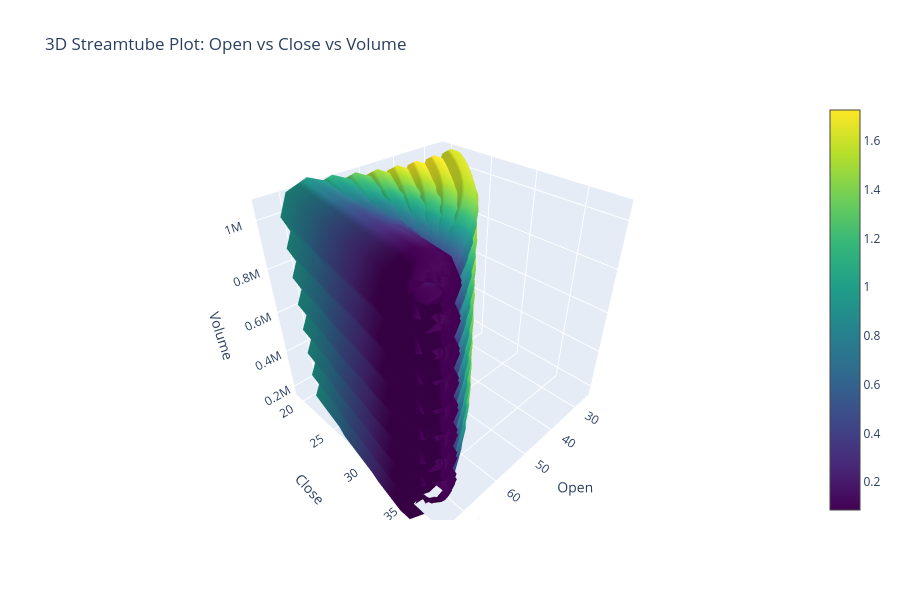

Here is the notebook cell this chart was saved with:
### Markdown cell above
streamtube plot

### Code cell
# Prepare data for the streamtube plot
x, y, z = np.meshgrid(
    np.linspace(categorized_df['Open'].min(), categorized_df['Open'].max(), 10),  # x-axis values
    np.linspace(categorized_df['Close'].min(), categorized_df['Close'].max(), 10),  # y-axis values
    np.linspace(categorized_df['Volume'].min(), categorized_df['Volume'].max(), 10)  # z-axis values
)

u = np.sin(np.pi * x / x.max())  # x-direction velocity
v = np.cos(np.pi * y / y.max())  # y-direction velocity
w = np.sin(np.pi * z / z.max())  # z-direction velocity

# Create a streamtube plot
fig = go.Figure(data=go.Streamtube(
    x=x.flatten(),
    y=y.flatten(),
    z=z.flatten(),
    u=u.flatten(),
    v=v.flatten(),
    w=w.flatten(),
    colorscale='Viridis',  # Set the color scale
    showscale=True  # Display the color scale
))

fig.update_layout(
    title="3D Streamtube Plot: Open vs Close vs Volume",  # Set the plot title
    scene=dict(
        xaxis_title='Open',  # Label for the x-axis
        yaxis_title='Close',  # Label for the y-axis
        zaxis_title='Volume'  # Label for the z-axis
    )
)

# Update layout to change the size of the plot
fig.update_layout(
    width=900,  # Set the width of the plot
    height=600   # Set the height of the plot
)

# Display the plot
fig.show()

### Figure 1 — Plotly figure (JSON) as saved in the notebook; plotly's stock layout.template omitted (floating-point values rounded to 4 significant figures; data arrays with more than 128 entries replaced by an {"elided": "..."} marker saying what was removed)
{"data": [{"colorscale": [[0, "#440154"], [0.1111, "#482878"], [0.2222, "#3e4989"], [0.3333, "#31688e"], [0.4444, "#26828e"], [0.5556, "#1f9e89"], [0.6667, "#35b779"], [0.7778, "#6ece58"], [0.8889, "#b5de2b"], [1, "#fde725"]], "showscale": true, "type": "streamtube", "u": {"elided": "1000 float values"}, "v": {"elided": "1000 float values"}, "w": {"elided": "1000 float values"}, "x": {"elided": "1000 float values"}, "y": {"elided": "1000 float values"}, "z": {"elided": "1000 float values"}}], "layout": {"height": 600, "scene": {"xaxis": {"title": {"text": "Open"}}, "yaxis": {"title": {"text": "Close"}}, "zaxis": {"title": {"text": "Volume"}}}, "title": {"text": "3D Streamtube Plot: Open vs Close vs Volume"}, "width": 900}}
